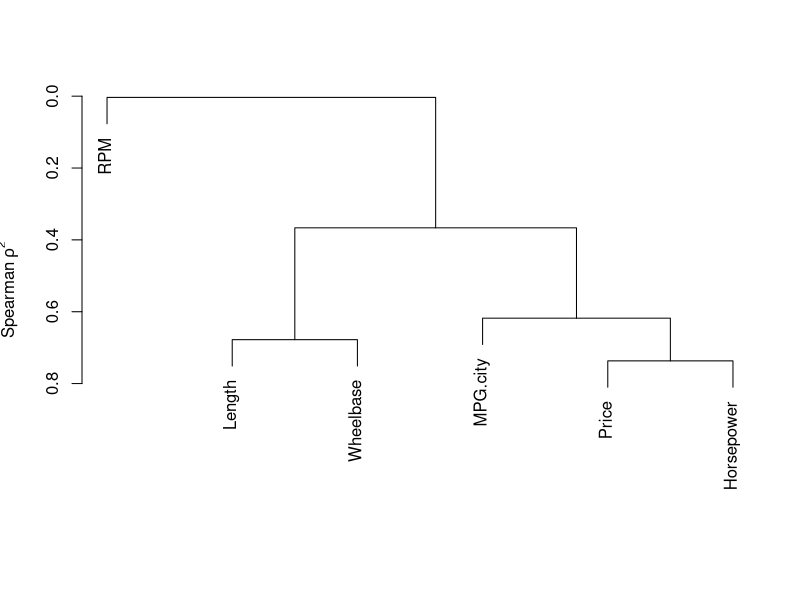

Write R code to recreate this figure.
# Title     : TODO
# Objective : TODO
# Created by: justk
# Created on: 2021-05-11

library(Hmisc)
library(MASS)
temp <- Cars93[, c('Price', 'MPG.city', 'Horsepower', 'RPM', 'Length', 'Wheelbase')]
plot(v <- varclus(~ ., data = temp, similarity = 'spear'))
